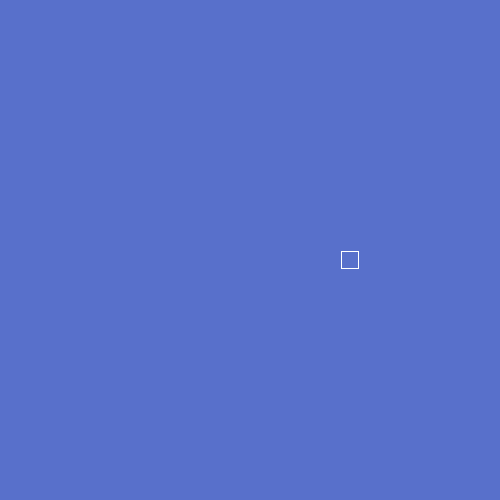
Frame 1 (no input)
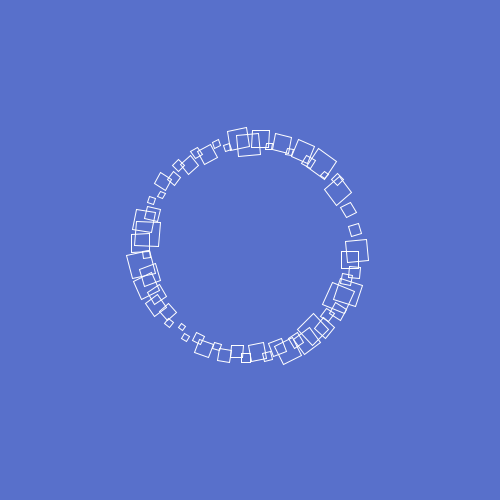
Frame 60 (the mouse pressed at the canvas centre just before this capture)
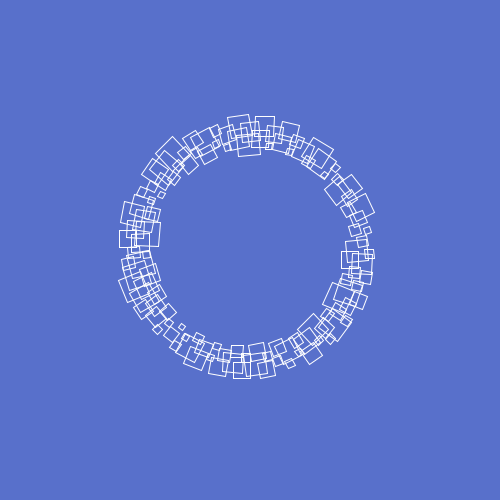
Frame 120 (the mouse held since frame 60 and released just before this capture)

The Processing sketch that drew these frames (run headless with seeded random() and noise(); from frame 60 on, the mouse is pressed at the canvas centre):

// Processing sketch: sketch_26_1_rotation_revisited
// ── sketch_26_1_rotation_revisited.pde
float sizeRect, r = 0;

void setup() {
  size(500, 500);
  background(#5870CB);
  smooth();
  noFill();
  //strokeWeight(2);
  rectMode(CENTER);
}
void draw() {
  translate(width/2, height/2);
  
  stroke(255);
  sizeRect = random(5, 25);
  rotate(r);
  rect(100 + r, 10, sizeRect, sizeRect);
  r += 0.2;
}
